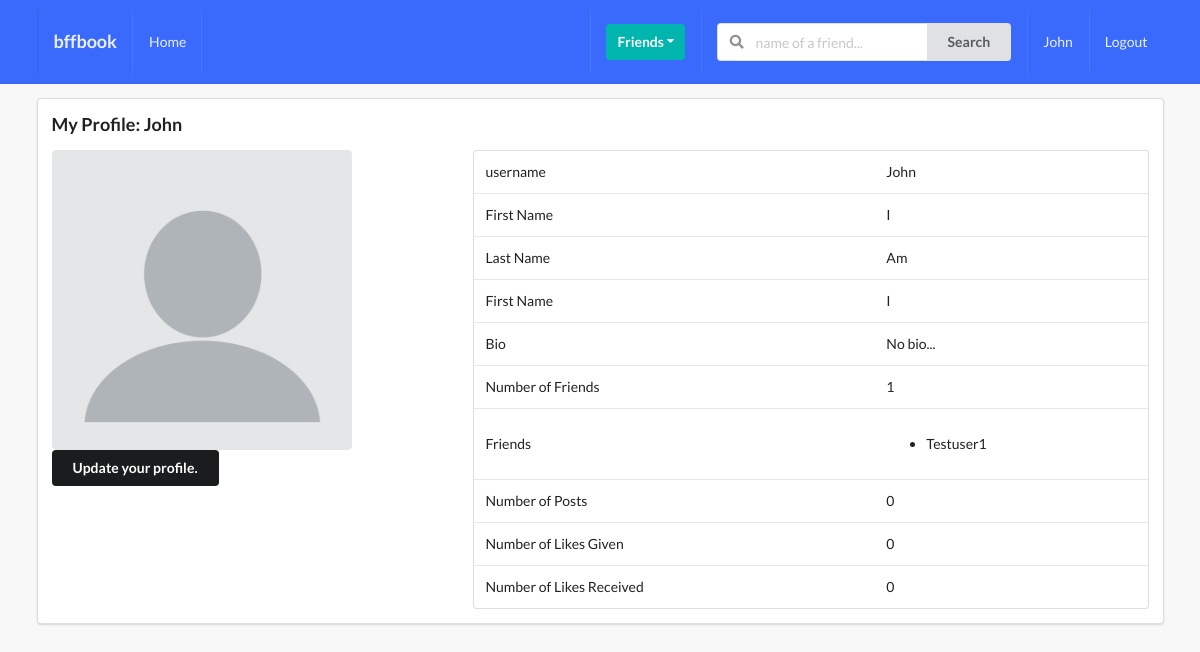
/profiles/myprofile/ (signed in), run on an earlier commit of the app's database.
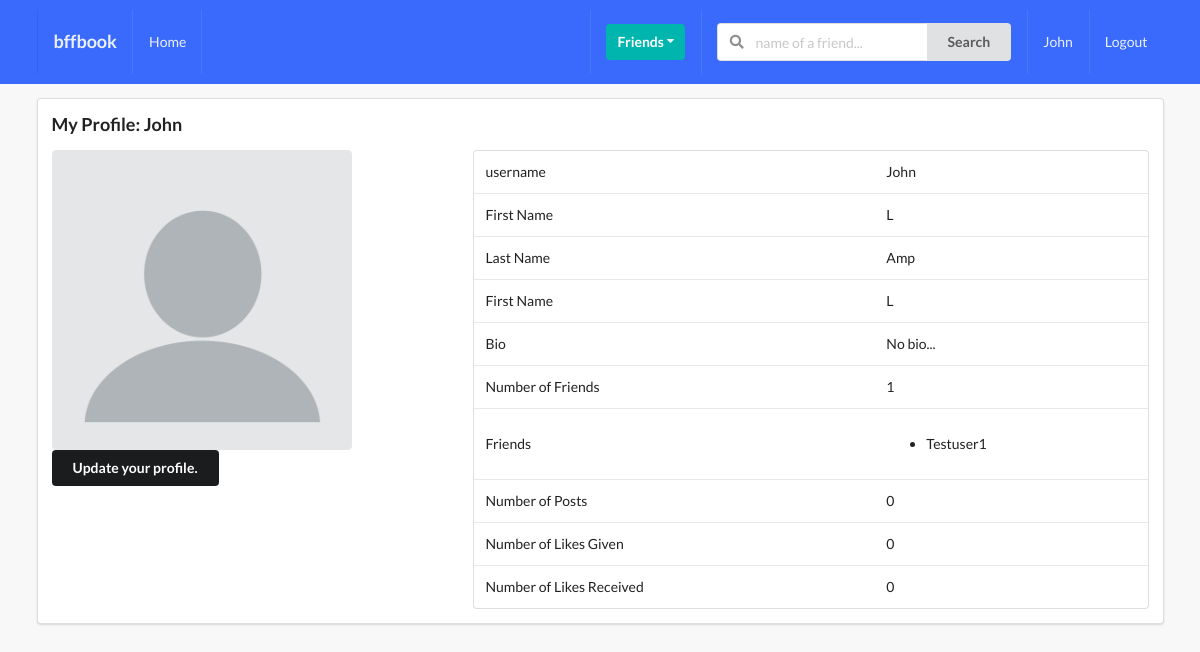
And on a later commit of the database.
### profiles/models.py (models this page shows, shortened)
class Profile(models.Model):
    first_name = models.CharField(max_length=200, blank=True)
    last_name = models.CharField(max_length=200, blank=True)
    user = models.OneToOneField(User, on_delete=models.CASCADE)
    bio = models.TextField(default="No bio...", max_length=300)
    email = models.EmailField(max_length=200, blank=True)
    country = models.CharField(max_length=200, blank=True)
    avatar = models.ImageField(default='avatar.png', upload_to='avatars/')
    friends = models.ManyToManyField(User, blank=True, related_name='friends')
    slug = models.SlugField(unique=True, blank=True)
    updated = models.DateTimeField(auto_now=True)
    created = models.DateTimeField(auto_now_add=True)
    def get_friends(self):
        return self.friends.all()
    def get_friends_no(self):
        return self.friends.all().count()
    def get_post_no(self):
        return self.posts.all().count()
    def get_likes_given_no(self):
        likes = self.like_set.all()
        total_liked = 0
        for item in likes:
            if item.value == 'Like':
                total_liked += 1
        return total_liked
    def get_likes_received_no(self):
        posts = self.posts.all()
        total_liked = 0
        for item in posts:
            total_liked += item.liked.all().count()
        return total_liked

### profiles/views.py (the view)
# urls.py: path('myprofile/', my_profile_view, name='my-profile-view'),
def my_profile_view(request):
    profile = Profile.objects.get(user=request.user)
    form = ProfileModelForm(request.POST or None, request.FILES or None, instance=profile)
    confirm = False
    if request.method == 'POST':
        if form.is_valid():
            form.save()
            confirm = True
    context = {'profile': profile, 'form': form, 'confirm': confirm}
    return render(request, 'profiles/myprofile.html', context)

### profiles/forms.py
class ProfileModelForm(forms.ModelForm):
    class Meta:
        model = Profile
        exclude = ('user', 'email', 'country', 'friends', 'slug', 'updated', 'created')

### profiles/templates/profiles/myprofile.html (shortened to what this page needs)
{% extends "base.html" %}
{% block content %}
<div class="ui segment">
    <h3>My Profile: {{ request.user }}</h3>
    <div class="ui grid">
        <div class="row">
            <div class="six wide column">
                <img class="ui medium rounded image" src="{{ profile.avatar.url }}" alt="My Profile Pic">
                <div class="row mt-5">
                    <button class="ui secondary button" id="modal-btn">Update your profile.</button>
                </div>
            </div>
            <div class="ten wide column">
                <table class="ui table">
                    <tbody>
                        <tr>
                            <td>username</td>
                            <td>{{ profile.user }}</td>
                        </tr>
                        <tr>
                            <td>First Name</td>
                            <td>{{ profile.first_name }}</td>
                        </tr>
                        <tr>
                            <td>Last Name</td>
                            <td>{{ profile.last_name }}</td>
                        </tr>
                        <tr>
                            <td>First Name</td>
                            <td>{{ profile.first_name }}</td>
                        </tr>
                        <tr>
                            <td>Bio</td>
                            <td>{{ profile.bio }}</td>
                        </tr>
                        <tr>
                            <td>Number of Friends</td>
                            <td>{{ profile.get_friends_no }}</td>
                        </tr>
                        <tr>
                            <td>Friends</td>
                            <td>
                                <ul>
                                    {% for friends in profile.get_friends %}
                                        <li>{{ friends }}</li>
                                    {% endfor %}
                                </ul>
                            </td>
                        </tr>
                        <tr>
                            <td>Number of Posts</td>
                            <td>{{ profile.get_post_no }}</td>
                        </tr>
                            <td>Number of Likes Given</td>
                            <td>{{ profile.get_likes_given_no }}</td>
                            <td>Number of Likes Received</td>
                            <td>{{ profile.get_likes_received_no }}</td>
                    </tbody>
                </table>
            </div>
        </div>
    </div>
</div>
{% endblock content %}

### templates/base.html (shortened to what this page needs)
{% load static %}
<!DOCTYPE html>
<html lang="en">
    <head>
        <link rel="stylesheet" type="text/css" href="{% static 'style.css' %}">
        <link rel="stylesheet" type='text/css' href="https://cdnjs.cloudflare.com/ajax/libs/semantic-ui/2.2.14/semantic.min.css">
    </head>
    <body>
        {% include 'main/navbar.html' %}
        <div class="ui container">
        {% block content %}
        {% endblock content %}
        </div>
    </body>
</html>

### templates/main/navbar.html (shortened to what this page needs)
<div class="ui inverted menu nav mb-7">
    <div class="ui container">
        <a href="" class="item">
            <h3>bffbook</h3>
        </a>
        {% if request.user.is_authenticated %}
        <a href="" class="item">
            Home
        </a>
        {% endif %}
        <div class="right menu">
            {% if request.user.is_authenticated %}
            <div class="item">
                <div class="ui floating dropdown icon button teal"> Friends
                    <i class="dropdown icon"></i>
                </div>
            </div>
                <div class="item">
                <form action="" method="GET">
                    <div class="ui action left icon input">
                    <input class="prompt" type="text" name='q' placeholder="name of a friend...">
                    <button type='submit' class="ui button">Search</button>
                    </div>
                </form>
                </div>
                <a href="" class="item">
                    {{ request.user }}
                </a>
                <a href="" class="ui item">
                    Logout
                </a>
            {% else %}
            <a href="" class="ui item">
                    Login
                </a>
            {% endif %}
        </div>
    </div>
</div>

### static/style.css (style rules this page uses)
body { background: #F8F8F8 !important; }
.nav { border-radius: 0px !important; padding: 10px 0 10px 0 !important; background-color: #396afc !important; }
.mb-7 { margin-bottom: 7px !important; }
.mt-5 { margin-bottom: 5px !important; }

What changed in the data, as far as the page shows it:
changed Profile "John": first_name "I" → "L"; last_name "Am" → "Amp"
